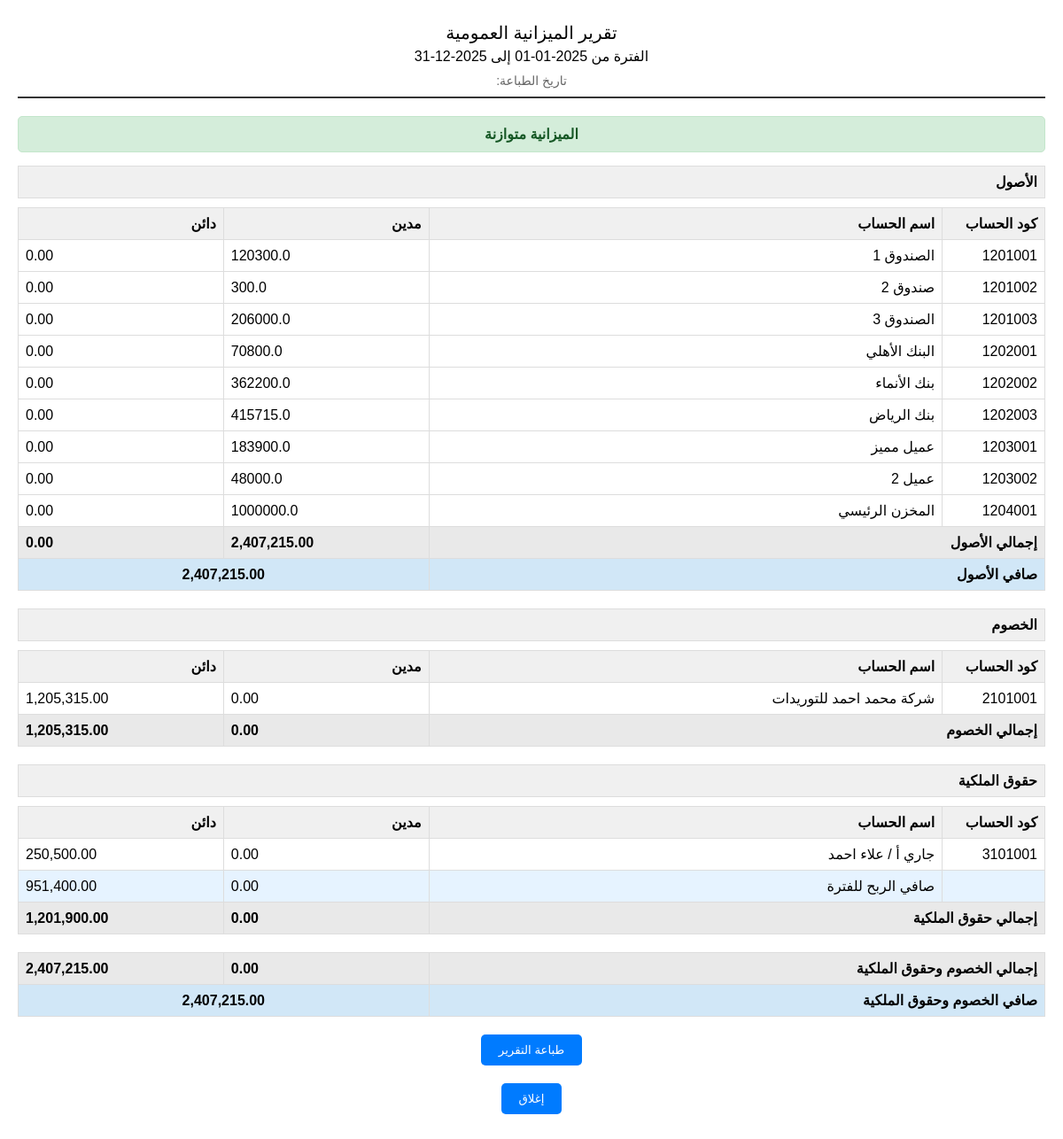
/reports/balance_sheet/print (signed in), run on the app's committed database.
### tables this page shows
CREATE TABLE financial_years (
                id INTEGER PRIMARY KEY AUTOINCREMENT,
                year_name TEXT NOT NULL UNIQUE, -- e.g., "2024" or "2023-2024"
                start_date DATE NOT NULL,
                end_date DATE NOT NULL,
                is_active INTEGER DEFAULT 1, -- 1 = Active (can be selected), 0 = Inactive
                is_closed INTEGER DEFAULT 0, -- 0 = Open (can add entries), 1 = Closed (read-only)
                created_at TIMESTAMP DEFAULT CURRENT_TIMESTAMP
                -- Optional constraint: CHECK(end_date > start_date)
            );

CREATE TABLE accounts (
                id INTEGER PRIMARY KEY AUTOINCREMENT,
                code TEXT NOT NULL UNIQUE,       -- رمز الحساب (فريد)
                name TEXT NOT NULL,              -- اسم الحساب
                account_type INTEGER NOT NULL,   -- نوع الحساب (رقم يشير إلى النوع)
                parent_id INTEGER,               -- الحساب الأب (للهيكلية الشجرية)
                is_active INTEGER DEFAULT 1,     -- هل الحساب نشط؟ (1=نعم, 0=لا)
                allows_posting INTEGER DEFAULT 1,-- هل يسمح بالترحيل المباشر؟ (1=نعم, 0=لا)
                created_at TIMESTAMP DEFAULT CURRENT_TIMESTAMP,
                -- تعريف المفتاح الخارجي للعلاقة مع النفس (الأب)
                FOREIGN KEY (parent_id) REFERENCES accounts (id) ON DELETE SET NULL
            );

### balance_sheet_report.py (the view)
@balance_sheet_bp.route('/reports/balance_sheet/print')
def print_balance_sheet_report():
    if 'user_id' not in session:
        return redirect(url_for('login'))
    default_start_date, default_end_date = get_active_financial_year_dates()
    filters = {}
    if request.args.get('start_date'):
        filters['start_date'] = request.args.get('start_date')
    elif default_start_date:
        filters['start_date'] = default_start_date
    if request.args.get('end_date'):
        filters['end_date'] = request.args.get('end_date')
    elif default_end_date:
        filters['end_date'] = default_end_date
    conn = get_db()
    report_data = get_balance_sheet_data(conn, filters)
    conn.close()
    print_date = datetime.now().strftime('%Y-%m-%d %H:%M:%S')
    return render_template(
        'reports/print_balance_sheet_report.html',
        report_data=report_data,
        filters=filters,
        print_date=print_date
    )

### app.py (called while the page is built)
@app.before_request
def handle_fiscal_years_alias():
    try:
        conn = get_db()
        cursor = conn.cursor()
        cursor.execute("SELECT name FROM sqlite_master WHERE type='table' AND name='fiscal_years'")
        if not cursor.fetchone():
            cursor.execute("CREATE VIEW IF NOT EXISTS fiscal_years AS SELECT * FROM financial_years")
            conn.commit()
    except sqlite3.Error as e:
        print(f"خطأ في إنشاء fiscal_years view: {e}")
    finally:
        if conn:
            conn.close()

def get_company_profile():
    company_profile_path = os.path.join(os.path.dirname(__file__), 'company_profile.json')
    try:
        with open(company_profile_path, 'r', encoding='utf-8') as file:
            company_profile = json.load(file)
    except Exception as e:
        company_profile = {
            "companyName": "شركة مستويات التشغيل للمقاولات",
            "commercialRegistrationNumber": "450258658",
            "taxIdentificationNumber": "450258658300258",
            "logoPath": "assets/images/logo.png"
        }
        print(f"خطأ في قراءة ملف معلومات الشركة: {e}")
    if 'logoPath' in company_profile:
        if not company_profile['logoPath'].startswith('static/'):
            company_profile['logoPath'] = 'assets/images/logo.png'
    return company_profile

@app.context_processor
def inject_company_profile():
    return {'company_profile': get_company_profile()}

### balance_sheet_report.py (called while the page is built)
@balance_sheet_bp.app_template_filter('format_currency')
def format_currency_filter(value):
    if value is None:
        return "0.00"
    return "{:,.2f}".format(float(value))

### database.py (called while the page is built)
def get_db():
    conn = sqlite3.connect(DATABASE_NAME)
    conn.row_factory = sqlite3.Row
    conn.execute("PRAGMA foreign_keys = ON")
    return conn

### profit_loss_report.py (called while the page is built)
def get_active_financial_year_dates():
    conn = get_db()
    cursor = conn.cursor()
    try:
        cursor.execute("""
            SELECT start_date, end_date
            FROM financial_years
            WHERE is_active = 1
            LIMIT 1
        """)
        result = cursor.fetchone()
        if result:
            return result['start_date'], result['end_date']
        return None, None
    finally:
        conn.close()

### templates/reports/print_balance_sheet_report.html (shortened to what this page needs)
<!DOCTYPE html>
<html dir="rtl" lang="ar">
<head>
</head>
<body>
    <div class="print-header">
        <div class="report-title">تقرير الميزانية العمومية</div>
        <div class="report-period">الفترة من {{ filters.start_date }} إلى {{ filters.end_date }}</div>
        <div class="print-date">تاريخ الطباعة: {{ current_date }}</div>
    </div>
    {% if report_data.is_balanced %}
        <div class="balanced-status balanced">
            الميزانية متوازنة
        </div>
    {% else %}
        <div class="balanced-status not-balanced">
            الميزانية غير متوازنة! الفرق: {{ (report_data.total_assets - report_data.total_liabilities_equity) | abs | round(2) }}
        </div>
    {% endif %}
    <div class="section">
        <div class="section-title">الأصول</div>
        <table>
            <thead>
                <tr>
                    <th width="10%">كود الحساب</th>
                    <th width="50%">اسم الحساب</th>
                    <th width="20%">مدين</th>
                    <th width="20%">دائن</th>
                </tr>
            </thead>
            <tbody>
                {% for asset in report_data.assets %}
                <tr>
                    <td>{{ asset.code }}</td>
                    <td>{{ asset.name }}</td>
                    <td class="text-left">{{ asset.debit|float|round(2) }}</td>
                    <td class="text-left">{{ asset.credit | format_currency }}</td>
                </tr>
                {% endfor %}
                <tr class="total-row">
                    <td colspan="2">إجمالي الأصول</td>
                    <td class="text-left">{{ report_data.total_assets_debit | format_currency }}</td>
                    <td class="text-left">{{ report_data.total_assets_credit | format_currency }}</td>
                </tr>
                <tr class="grand-total-row">
                    <td colspan="2">صافي الأصول</td>
                    <td colspan="2" class="text-center">{{ report_data.total_assets | format_currency }}</td>
                </tr>
            </tbody>
        </table>
    </div>
    <div class="section">
        <div class="section-title">الخصوم</div>
        <table>
            <thead>
                <tr>
                    <th width="10%">كود الحساب</th>
                    <th width="50%">اسم الحساب</th>
                    <th width="20%">مدين</th>
                    <th width="20%">دائن</th>
                </tr>
            </thead>
            <tbody>
                {% for liability in report_data.liabilities %}
                <tr>
                    <td>{{ liability.code }}</td>
                    <td>{{ liability.name }}</td>
                    <td class="text-left">{{ liability.debit | format_currency }}</td>
                    <td class="text-left">{{ liability.credit | format_currency }}</td>
                </tr>
                {% endfor %}
                <tr class="total-row">
                    <td colspan="2">إجمالي الخصوم</td>
                    <td class="text-left">{{ report_data.total_liabilities_debit | format_currency }}</td>
                    <td class="text-left">{{ report_data.total_liabilities_credit | format_currency }}</td>
                </tr>
            </tbody>
        </table>
    </div>
    <div class="section">
        <div class="section-title">حقوق الملكية</div>
        <table>
            <thead>
                <tr>
                    <th width="10%">كود الحساب</th>
                    <th width="50%">اسم الحساب</th>
                    <th width="20%">مدين</th>
                    <th width="20%">دائن</th>
                </tr>
            </thead>
            <tbody>
                {% for equity_item in report_data.equity %}
                <tr {% if equity_item.id is none %}style="background-color: #e6f3ff;"{% endif %}>
                    <td>{{ equity_item.code }}</td>
                    <td>{{ equity_item.name }}</td>
                    <td class="text-left">{{ equity_item.debit | format_currency }}</td>
                    <td class="text-left">{{ equity_item.credit | format_currency }}</td>
                </tr>
                {% endfor %}
                <tr class="total-row">
                    <td colspan="2">إجمالي حقوق الملكية</td>
                    <td class="text-left">{{ report_data.total_equity_debit | format_currency }}</td>
                    <td class="text-left">{{ report_data.total_equity_credit | format_currency }}</td>
                </tr>
            </tbody>
        </table>
    </div>
    <div class="section">
        <table>
            <tbody>
                <tr class="total-row">
                    <td width="60%">إجمالي الخصوم وحقوق الملكية</td>
                    <td width="20%" class="text-left">{{ (report_data.total_liabilities_debit + report_data.total_equity_debit) | format_currency }}</td>
                    <td width="20%" class="text-left">{{ (report_data.total_liabilities_credit + report_data.total_equity_credit) | format_currency }}</td>
                </tr>
                <tr class="grand-total-row">
                    <td>صافي الخصوم وحقوق الملكية</td>
                    <td colspan="2" class="text-center">{{ report_data.total_liabilities_equity | format_currency }}</td>
                </tr>
            </tbody>
        </table>
    </div>
    <button class="no-print-button" onclick="window.print()">طباعة التقرير</button>
    <button class="no-print-button" onclick="window.close()">إغلاق</button>
</body>
</html>

### templates/reports/print_balance_sheet_report.html (style rules this page uses)
body { font-family: 'Arial', sans-serif; margin: 0; padding: 20px; direction: rtl; }
.print-header { text-align: center; margin-bottom: 20px; border-bottom: 2px solid #333; padding-bottom: 10px; }
.report-title { font-size: 20px; margin-bottom: 5px; }
.report-period { font-size: 16px; margin-bottom: 10px; }
.print-date { font-size: 14px; color: #666; }
.section { margin-bottom: 20px; }
.section-title { background-color: #f0f0f0; padding: 8px; border: 1px solid #ddd; font-weight: bold; font-size: 16px; margin-bottom: 10px; }
table { width: 100%; border-collapse: collapse; margin-bottom: 15px; }
th, td { border: 1px solid #ddd; padding: 8px; text-align: right; }
th { background-color: #f0f0f0; font-weight: bold; }
.total-row { background-color: #e9e9e9; font-weight: bold; }
.grand-total-row { background-color: #d1e7f7; font-weight: bold; }
.text-center { text-align: center; }
.text-left { text-align: left; }
.balanced-status { margin: 15px 0; padding: 10px; border-radius: 5px; text-align: center; font-weight: bold; }
.balanced { background-color: #d4edda; border: 1px solid #c3e6cb; color: #155724; }
.no-print-button { display: block; margin: 20px auto; padding: 10px 20px; background-color: #007bff; color: white; border: none; border-radius: 5px; cursor: pointer; }

### data on the page
financial_years: start_date "2025-01-01", end_date "2025-12-31"
accounts: code "1201001", name "الصندوق 1", debit "120300.0", credit "0.00"
accounts: code "1201002", name "صندوق 2", debit "300.0", credit "0.00"
accounts: code "1201003", name "الصندوق 3", debit "206000.0", credit "0.00"
accounts: code "1202001", name "البنك الأهلي", debit "70800.0", credit "0.00"
accounts: code "1202002", name "بنك الأنماء", debit "362200.0", credit "0.00"
accounts: code "1202003", name "بنك الرياض", debit "415715.0", credit "0.00"
accounts: code "1203001", name "عميل مميز", debit "183900.0", credit "0.00"
accounts: code "1203002", name "عميل 2", debit "48000.0", credit "0.00"
accounts: code "1204001", name "المخزن الرئيسي", debit "1000000.0", credit "0.00"
accounts: code "2101001", name "شركة محمد احمد للتوريدات", debit "0.00", credit "1,205,315.00"
accounts: code "3101001", name "جاري أ / علاء احمد", debit "0.00", credit "250,500.00"

### other printed values
{{ report_data.total_assets_debit | format_currency }} "2,407,215.00"
{{ report_data.total_assets_credit | format_currency }} "0.00"
{{ report_data.total_assets | format_currency }} "2,407,215.00"
{{ report_data.total_liabilities_debit | format_currency }} "0.00"
{{ report_data.total_liabilities_credit | format_currency }} "1,205,315.00"
{{ equity_item.name }} "صافي الربح للفترة"
{{ equity_item.debit | format_currency }} "0.00"
{{ equity_item.credit | format_currency }} "951,400.00"
{{ report_data.total_equity_debit | format_currency }} "0.00"
{{ report_data.total_equity_credit | format_currency }} "1,201,900.00"
{{ report_data.total_liabilities_equity | format_currency }} "2,407,215.00"
